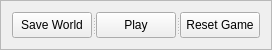
        <widget class="QFrame" name="frame">
         <property name="sizePolicy">
          <sizepolicy hsizetype="Preferred" vsizetype="Minimum">
           <horstretch>0</horstretch>
           <verstretch>0</verstretch>
          </sizepolicy>
         </property>
         <property name="maximumSize">
          <size>
           <width>16777214</width>
           <height>50</height>
          </size>
         </property>
         <property name="frameShape">
          <enum>QFrame::StyledPanel</enum>
         </property>
         <property name="frameShadow">
          <enum>QFrame::Raised</enum>
         </property>
         <layout class="QHBoxLayout" name="horizontalLayout_4">
          <item>
           <widget class="QSplitter" name="splitter_10">
            <property name="orientation">
             <enum>Qt::Horizontal</enum>
            </property>
            <widget class="QPushButton" name="saveButton">
             <property name="sizePolicy">
              <sizepolicy hsizetype="Minimum" vsizetype="Preferred">
               <horstretch>0</horstretch>
               <verstretch>0</verstretch>
              </sizepolicy>
             </property>
             <property name="text">
              <string>Save World</string>
             </property>
            </widget>
            <widget class="QPushButton" name="playButton">
             <property name="sizePolicy">
              <sizepolicy hsizetype="Minimum" vsizetype="Preferred">
               <horstretch>0</horstretch>
               <verstretch>0</verstretch>
              </sizepolicy>
             </property>
             <property name="text">
              <string>Play</string>
             </property>
            </widget>
            <widget class="QPushButton" name="resetButton">
             <property name="text">
              <string>Reset Game</string>
             </property>
            </widget>
           </widget>
          </item>
         </layout>
        </widget>
